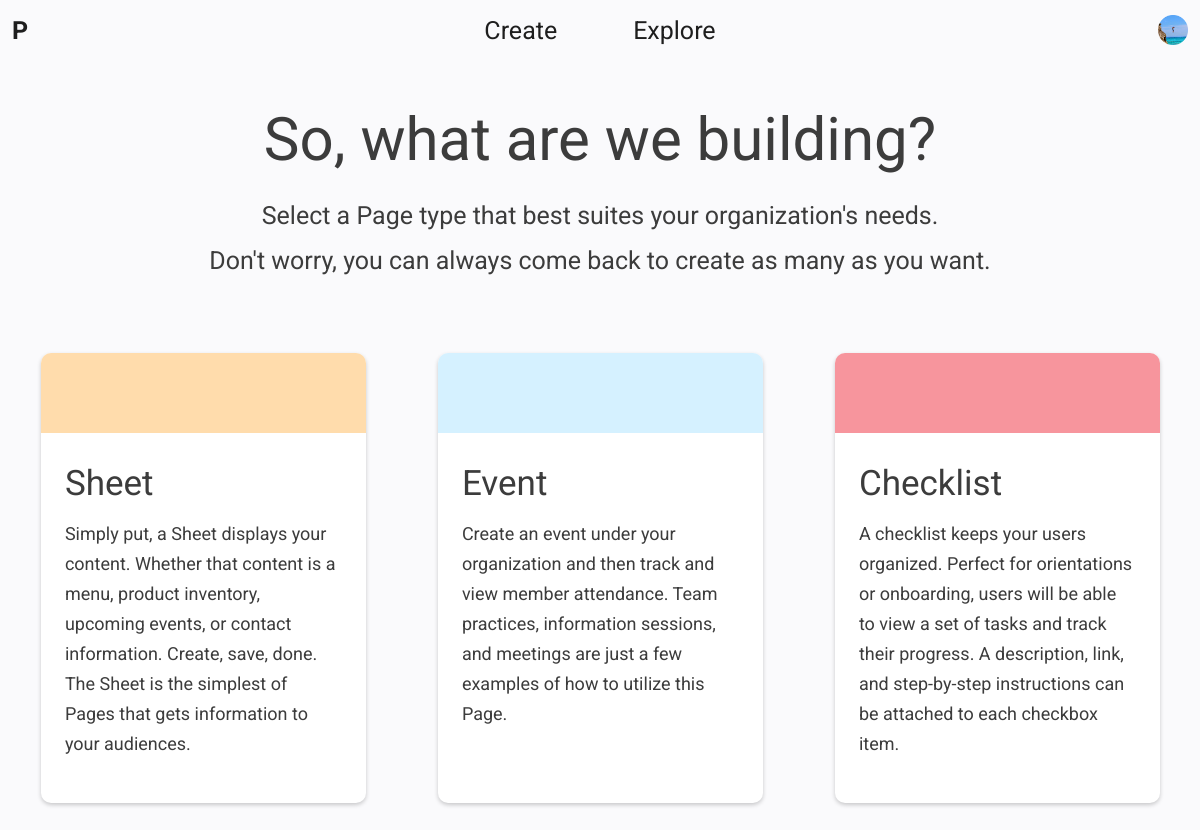
The page /create/build/ (signed in) on the database its author committed.
### builder/models.py (models this page shows)
class PageListing(models.Model):
    name = models.CharField(max_length=LENGTH_SHORT)
    description = models.CharField(max_length=LENGTH_MEDIUM)
    color = models.ForeignKey(ColorField, on_delete=models.CASCADE)

class ColorField(models.Model):
    red = models.PositiveSmallIntegerField()
    green = models.PositiveSmallIntegerField()
    blue = models.PositiveSmallIntegerField()
    alpha = models.FloatField()
    def serialize(self):
        return 'rgb({}, {}, {})'.format(self.red, self.green, self.blue)

### builder/views.py (the view, shortened to what this page needs)
# urls.py: path('create/build/', views.build, name='build'),
@login_required
def build(request):
    if request.method == 'GET':
        buildForm = BuildForm(request.GET)
        if not buildForm.is_valid():
            return render(request, 'select_page_type.html', {'pageListings': PageListing.objects.all()})

### pages/templatetags/core_tags.py (called while the page is built)
@register.filter(name='buildPageTitle')
def buildPageTitle(pageName):
    if not pageName:
        return 'Pages'
    return 'Pages | {}'.format(pageName)

### builder/templates/select_page_type.html (shortened to what this page needs)
<html>
    {% load core_tags %}
    {% load static %}
    <head>
    </head>
    <body>
        {% include 'core.html' %}
        {% include 'dashboard.html' %}
        <link rel="stylesheet" type="text/css" href="{% static 'styles/select_page_type.css' %}">
        <div class="content">
            <div class="heading">
                <h1>So, what are we building?</h1>
                <h2>Select a Page type that best suites your organization's needs.</h2>
                <h2>Don't worry, you can always come back to create as many as you want.</h2>
            </div>
            <div class="dashboard">
                {% for pageListing in pageListings %}
                    <a class="item" href="{% url 'build' %}?typee={{ pageListing.name }}">
                        <div class="background" style="background-color: {{ pageListing.color.serialize }}">
                        </div>
                        <div class="info">
                            <h1>{{ pageListing.name }}</h1>
                            <p>{{ pageListing.description }}</p>
                        </div>
                    </a>
                {% endfor %}
            </div>
        </div>
    </body>
</html>

### pages/static/styles/core.css (style rules this page uses)
html { color: rgb(60, 60, 60); }
a { color: rgb(0, 123, 224); }
body { width: 100%; height: 100%; display: flex; flex-direction: column; margin: 0; font-family: Roboto; overflow: hidden; }
.content { position: relative; width: 100%; height: 100%; display: flex; flex-direction: column; align-items: center; flex: 1; overflow: auto; overflow-x: hidden; background-color: rgb(250, 250, 252); }
.content .heading { width: 92vw; display: flex; flex-direction: column; align-items: center; justify-content: center; margin-top: 5vh; }
.content .heading h1 { margin: 0 0 2vh 0; text-align: center; font-size: 60px; font-weight: normal; }
.content .heading h2 { max-width: 1000px; margin: 5px 0; text-align: center; font-size: 25px; font-weight: normal; line-height: 35px; }

### pages/static/styles/dashboard.css (style rules this page uses)
.dashboard { width: 100vw; max-width: 1300px; display: flex; justify-content: center; align-items: flex-start; flex-wrap: wrap; margin: 0 0 5vh 0; }
.dashboard .item { width: 92vw; display: flex; flex-direction: column; margin: 4vh auto 0 auto; border-radius: 10px; box-shadow: 0 2px 4px 0 rgba(0, 0, 0, 0.2); background-color: rgb(255, 255, 255); }

### builder/static/styles/select_page_type.css (style rules this page uses)
.content .dashboard { max-width: 1400px; margin-top: 5vh; align-items: center; }
.content .dashboard .item { height: 450px; align-items: center; max-width: 325px; margin: 3vh 3vw 6vmin 3vw; text-decoration: none; }
.content .dashboard .item .background { width: 100%; height: 80px; align-self: center; border-radius: 10px 10px 0 0; }
.content .dashboard .item .info { width: 85%; margin-top: 15px; color: rgb(60, 60, 60); }
.content .dashboard .item .info h1 { margin: 15px 0; font-size: 35px; font-weight: normal; }
.content .dashboard .item .info p { margin: 0; font-size: 18px; line-height: 30px; }

### rows shown on the page
PageListing: name "Sheet", description "Simply put, a Sheet displays your content. Whether that content is a menu, product inventory, upcoming events, or contact information. Create, save, done. The Sheet is the simplest of Pages that gets information to your audiences."
PageListing: name "Event", description "Create an event under your organization and then track and view member attendance. Team practices, information sessions, and meetings are just a few examples of how to utilize this Page."
PageListing: name "Checklist", description "A checklist keeps your users organized. Perfect for orientations or onboarding, users will be able to view a set of tasks and track their progress. A description, link, and step-by-step instructions can be attached to each checkbox item."
